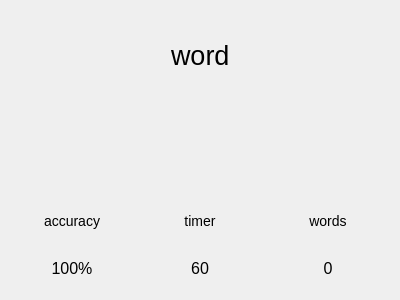
<?xml version="1.0" encoding="UTF-8"?>
<ui version="4.0">
 <class>Game</class>
 <widget class="QWidget" name="Game">
  <property name="geometry">
   <rect>
    <x>0</x>
    <y>0</y>
    <width>400</width>
    <height>300</height>
   </rect>
  </property>
  <property name="windowTitle">
   <string>Form</string>
  </property>
  <layout class="QVBoxLayout" name="verticalLayout_4">
   <item>
    <layout class="QHBoxLayout" name="horizontalLayout_2">
     <item>
      <spacer name="horizontalSpacer">
       <property name="orientation">
        <enum>Qt::Horizontal</enum>
       </property>
       <property name="sizeHint" stdset="0">
        <size>
         <width>40</width>
         <height>20</height>
        </size>
       </property>
      </spacer>
     </item>
     <item>
      <widget class="QLabel" name="label">
       <property name="styleSheet">
        <string notr="true">QLabel {
font-size: 20pt;
}</string>
       </property>
       <property name="text">
        <string>word</string>
       </property>
      </widget>
     </item>
     <item>
      <spacer name="horizontalSpacer_2">
       <property name="orientation">
        <enum>Qt::Horizontal</enum>
       </property>
       <property name="sizeHint" stdset="0">
        <size>
         <width>40</width>
         <height>20</height>
        </size>
       </property>
      </spacer>
     </item>
    </layout>
   </item>
   <item>
    <layout class="QHBoxLayout" name="horizontalLayout">
     <item>
      <spacer name="horizontalSpacer_3">
       <property name="orientation">
        <enum>Qt::Horizontal</enum>
       </property>
       <property name="sizeHint" stdset="0">
        <size>
         <width>40</width>
         <height>20</height>
        </size>
       </property>
      </spacer>
     </item>
     <item>
      <widget class="QLabel" name="label_2">
       <property name="styleSheet">
        <string notr="true">QLabel{
font-size : 20pt;
}</string>
       </property>
       <property name="text">
        <string/>
       </property>
      </widget>
     </item>
     <item>
      <spacer name="horizontalSpacer_4">
       <property name="orientation">
        <enum>Qt::Horizontal</enum>
       </property>
       <property name="sizeHint" stdset="0">
        <size>
         <width>40</width>
         <height>20</height>
        </size>
       </property>
      </spacer>
     </item>
    </layout>
   </item>
   <item>
    <layout class="QHBoxLayout" name="horizontalLayout_3">
     <item>
      <layout class="QVBoxLayout" name="verticalLayout">
       <item>
        <widget class="QLabel" name="label_accuracyText">
         <property name="styleSheet">
          <string notr="true">QLabel { 
font-size: 14px; 
}</string>
         </property>
         <property name="text">
          <string>accuracy</string>
         </property>
         <property name="alignment">
          <set>Qt::AlignCenter</set>
         </property>
        </widget>
       </item>
       <item>
        <widget class="QLabel" name="label_accuracy">
         <property name="styleSheet">
          <string notr="true">QLabel { 
font-size: 16px; 
text-align: center; 
}</string>
         </property>
         <property name="text">
          <string>100%</string>
         </property>
         <property name="alignment">
          <set>Qt::AlignCenter</set>
         </property>
        </widget>
       </item>
      </layout>
     </item>
     <item>
      <layout class="QVBoxLayout" name="verticalLayout_2">
       <item>
        <widget class="QLabel" name="label_timerText">
         <property name="styleSheet">
          <string notr="true">QLabel { 
font-size: 14px; 
}</string>
         </property>
         <property name="text">
          <string>timer</string>
         </property>
         <property name="alignment">
          <set>Qt::AlignCenter</set>
         </property>
        </widget>
       </item>
       <item>
        <widget class="QLabel" name="label_timer">
         <property name="styleSheet">
          <string notr="true">QLabel { 
font-size: 16px; 
text-align: center; 
}</string>
         </property>
         <property name="text">
          <string>60</string>
         </property>
         <property name="alignment">
          <set>Qt::AlignCenter</set>
         </property>
        </widget>
       </item>
      </layout>
     </item>
     <item>
      <layout class="QVBoxLayout" name="verticalLayout_3">
       <item>
        <widget class="QLabel" name="label_wordCounterText">
         <property name="styleSheet">
          <string notr="true">QLabel { 
font-size: 14px; 
}</string>
         </property>
         <property name="text">
          <string>words</string>
         </property>
         <property name="alignment">
          <set>Qt::AlignCenter</set>
         </property>
        </widget>
       </item>
       <item>
        <widget class="QLabel" name="label_wordCounter">
         <property name="styleSheet">
          <string notr="true">QLabel { 
font-size: 16px; 
text-align: center; 
}</string>
         </property>
         <property name="text">
          <string>0</string>
         </property>
         <property name="alignment">
          <set>Qt::AlignCenter</set>
         </property>
        </widget>
       </item>
      </layout>
     </item>
    </layout>
   </item>
  </layout>
 </widget>
 <resources/>
 <connections/>
</ui>
